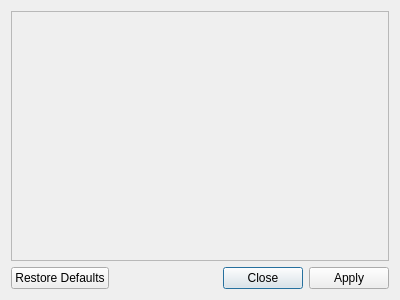
<?xml version="1.0" encoding="UTF-8"?>
<ui version="4.0">
 <class>ParametersDialog</class>
 <widget class="QDialog" name="ParametersDialog">
  <property name="geometry">
   <rect>
    <x>0</x>
    <y>0</y>
    <width>400</width>
    <height>300</height>
   </rect>
  </property>
  <property name="windowTitle">
   <string>Parameters</string>
  </property>
  <layout class="QVBoxLayout" name="verticalLayout">
   <item>
    <widget class="QFrame" name="container">
     <property name="frameShape">
      <enum>QFrame::StyledPanel</enum>
     </property>
     <property name="frameShadow">
      <enum>QFrame::Raised</enum>
     </property>
    </widget>
   </item>
   <item>
    <widget class="QDialogButtonBox" name="button_box">
     <property name="orientation">
      <enum>Qt::Horizontal</enum>
     </property>
     <property name="standardButtons">
      <set>QDialogButtonBox::Apply|QDialogButtonBox::Close|QDialogButtonBox::RestoreDefaults</set>
     </property>
    </widget>
   </item>
  </layout>
 </widget>
 <resources/>
 <connections>
  <connection>
   <sender>button_box</sender>
   <signal>accepted()</signal>
   <receiver>ParametersDialog</receiver>
   <slot>accept()</slot>
   <hints>
    <hint type="sourcelabel">
     <x>248</x>
     <y>254</y>
    </hint>
    <hint type="destinationlabel">
     <x>157</x>
     <y>274</y>
    </hint>
   </hints>
  </connection>
  <connection>
   <sender>button_box</sender>
   <signal>rejected()</signal>
   <receiver>ParametersDialog</receiver>
   <slot>reject()</slot>
   <hints>
    <hint type="sourcelabel">
     <x>316</x>
     <y>260</y>
    </hint>
    <hint type="destinationlabel">
     <x>286</x>
     <y>274</y>
    </hint>
   </hints>
  </connection>
 </connections>
</ui>
